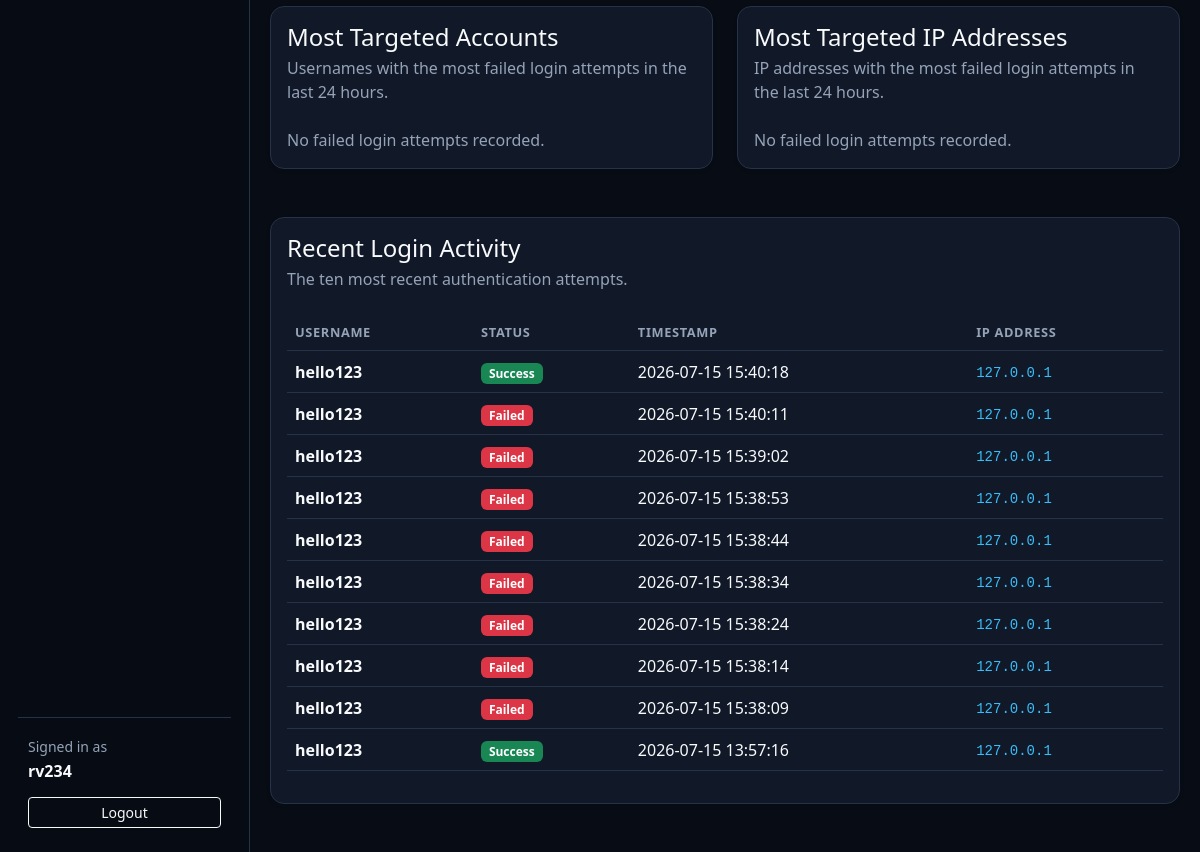
Before: /dashboard?status=OPEN (signed in, lower part) with the older database file.
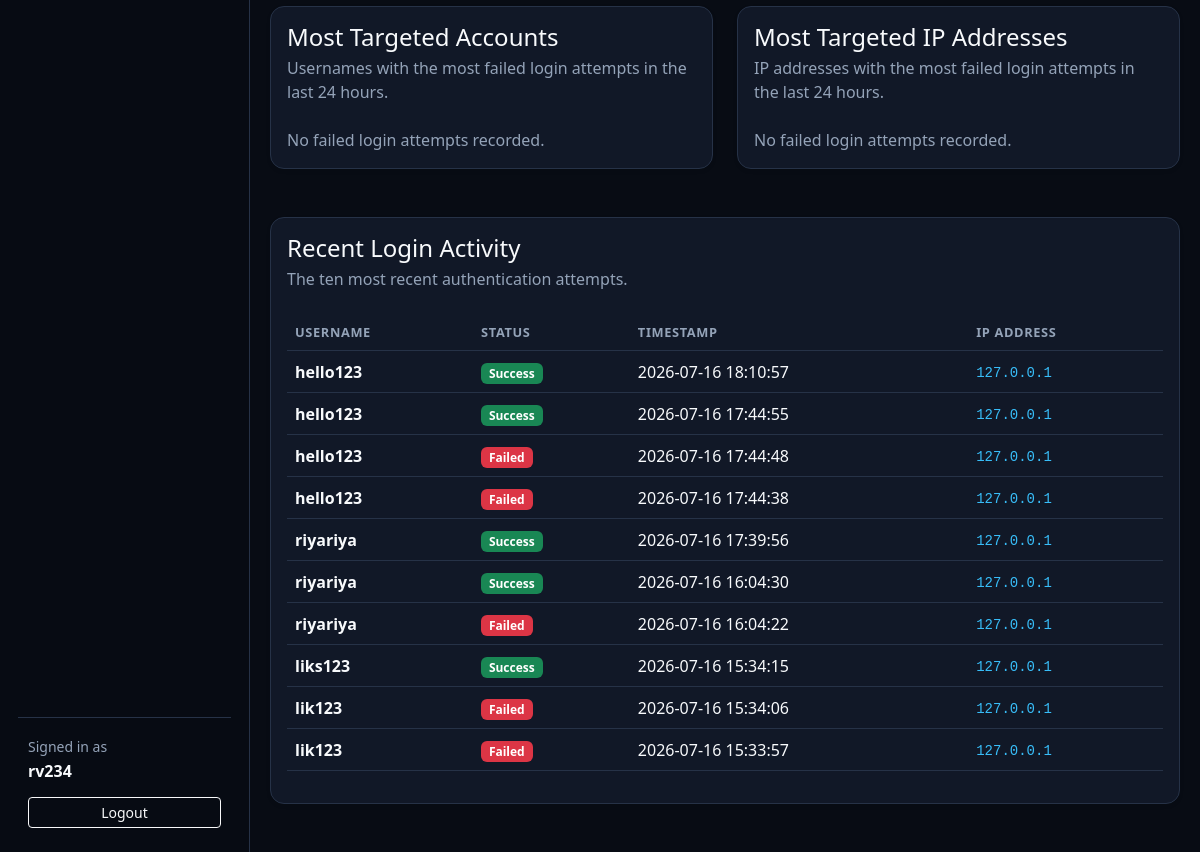
After: the same page with the newer database file.
### tables this page shows
CREATE TABLE login_attempts (
            id INTEGER PRIMARY KEY AUTOINCREMENT,
            username TEXT NOT NULL,
            success INTEGER NOT NULL,
            timestamp DATETIME DEFAULT CURRENT_TIMESTAMP,
            ip_address TEXT NOT NULL
        );

### app.py (the view)
@app.route("/dashboard")
def dashboard():
    if "user_id" not in session:
        return redirect(url_for("login"))
    status_filter = request.args.get("status")
    severity_filter = request.args.get("severity")
    if status_filter not in ["OPEN", "RESOLVED"]:
        status_filter = None
    if severity_filter not in ["HIGH", "MEDIUM", "LOW"]:
        severity_filter = None
    attempts = get_recent_login_attempts()
    alerts = get_recent_security_alerts(
        status=status_filter,
        severity=severity_filter
    )
    stats = get_dashboard_stats()
    (
        chart_labels,
        successful_chart_data,
        failed_chart_data
    ) = get_login_activity_chart_data()
    threat_level = get_current_threat_level()
    top_usernames = get_top_targeted_usernames()
    top_ip_addresses = get_top_targeted_ip_addresses()
    alert_severity_labels, alert_severity_counts = get_alert_severity_distribution()
    return render_template(
        "dashboard.html",
        username=session["username"],
        attempts=attempts,
        alerts=alerts,
        stats=stats,
        status_filter=status_filter,
        severity_filter=severity_filter,
        chart_labels=chart_labels,
        successful_chart_data=successful_chart_data,
        failed_chart_data=failed_chart_data,
        threat_level=threat_level,
        top_usernames=top_usernames,
        top_ip_addresses=top_ip_addresses,
        alert_severity_labels=alert_severity_labels,
        alert_severity_counts=alert_severity_counts
    )

### database.py (called while the page is built)
def get_recent_login_attempts(limit=10):
    with sqlite3.connect(DATABASE_PATH, timeout=10) as connection:
        cursor = connection.cursor()
        cursor.execute(
            """
            SELECT username, success, timestamp, ip_address
            FROM login_attempts
            ORDER BY timestamp DESC
            LIMIT ?
            """,
            (limit,)
        )
        attempts = cursor.fetchall()
        return attempts

def get_recent_security_alerts(limit=10, status=None, severity=None):
    with sqlite3.connect(DATABASE_PATH, timeout=10) as connection:
        cursor = connection.cursor()
        query = """
            SELECT id, alert_type, severity, description, timestamp, status
            FROM security_alerts
            WHERE 1 = 1
        """
        parameters = []
        if status:
            query += " AND status = ?"
            parameters.append(status)
        if severity:
            query += " AND severity = ?"
            parameters.append(severity)
        query += " ORDER BY timestamp DESC LIMIT ?"
        parameters.append(limit)
        cursor.execute(query, parameters)
        return cursor.fetchall()

### templates/dashboard.html (shortened to what the changed rows need)
<!DOCTYPE html>
<html lang="en">
<head>
    <link
        href="https://cdn.jsdelivr.net/npm/bootstrap@5.3.7/dist/css/bootstrap.min.css"
        rel="stylesheet"
    >
    <link
        rel="stylesheet"
        href="{{ url_for('static', filename='style.css') }}"
    >
</head>
<body>
    <div class="app-layout">
        <main class="main-content">
        <div class="row g-4">
            <div class="col-md-6">
                <section id="analytics" class="card shadow-sm border-0 mb-5">
                    <div class="col-12">
                    <div class="card-body">
                        <div class="mb-4">
                            <h2 class="h4 mb-1">Most Targeted Accounts</h2>
                        </div>
                    </div>
                    </div>
                </section>
            </div>
            <div class="col-md-6">
                <section id="analytics" class="card shadow-sm border-0 mb-5">
                    <div class="col-12">
                    <div class = "card-body">
                        <div class="mb-4">
                            <h2 class="h4 mb-1">Most Targeted IP Addresses</h2>
                        </div>
                    </div>
                    </div>
                </section>
            </div>
        </div>
        <section id = "login-activity" class="card shadow-sm border-0 mb-5">
            <div class="card-body">
                <div class="mb-4">
                    <h2 class="h4 mb-1">Recent Login Activity</h2>
                </div>
                <div class="table-responsive">
                    <table class="table table-hover align-middle">
                        <thead>
                            <tr>
                                <th>Username</th>
                                <th>Status</th>
                                <th>Timestamp</th>
                                <th>IP Address</th>
                            </tr>
                        </thead>
                        <tbody>
                            {% for attempt in attempts %}
                            <tr>
                                <td class="fw-semibold">
                                    {{ attempt[0] }}
                                </td>
                                <td>
                                    {% if attempt[1] == 1 %}
                                        <span class="badge text-bg-success">
                                            Success
                                        </span>
                                    {% else %}
                                        <span class="badge text-bg-danger">
                                            Failed
                                        </span>
                                    {% endif %}
                                </td>
                                <td>{{ attempt[2] }}</td>
                                <td>
                                    <code>{{ attempt[3] }}</code>
                                </td>
                            </tr>
                            {% endfor %}
                        </tbody>
                    </table>
                </div>
            </div>
        </section>
        </main>
    </div>
</body>
</html>

Changed rows visible on the page:
no longer on this page (row unchanged): login_attempts: username "hello123", success "Success", timestamp "2026-07-15 15:40:18", ip_address "127.0.0.1"
no longer on this page (row unchanged): login_attempts: username "hello123", success "Failed", timestamp "2026-07-15 15:40:11", ip_address "127.0.0.1"
no longer on this page (row unchanged): login_attempts: username "hello123", success "Failed", timestamp "2026-07-15 15:39:02", ip_address "127.0.0.1"
no longer on this page (row unchanged): login_attempts: username "hello123", success "Failed", timestamp "2026-07-15 15:38:53", ip_address "127.0.0.1"
no longer on this page (row unchanged): login_attempts: username "hello123", success "Failed", timestamp "2026-07-15 15:38:44", ip_address "127.0.0.1"
no longer on this page (row unchanged): login_attempts: username "hello123", success "Failed", timestamp "2026-07-15 15:38:34", ip_address "127.0.0.1"
no longer on this page (row unchanged): login_attempts: username "hello123", success "Failed", timestamp "2026-07-15 15:38:24", ip_address "127.0.0.1"
no longer on this page (row unchanged): login_attempts: username "hello123", success "Failed", timestamp "2026-07-15 15:38:14", ip_address "127.0.0.1"
no longer on this page (row unchanged): login_attempts: username "hello123", success "Failed", timestamp "2026-07-15 15:38:09", ip_address "127.0.0.1"
no longer on this page (row unchanged): login_attempts: username "hello123", success "Success", timestamp "2026-07-15 13:57:16", ip_address "127.0.0.1"
added login_attempts: username "hello123", success "Success", timestamp "2026-07-16 18:10:57", ip_address "127.0.0.1"
added login_attempts: username "hello123", success "Success", timestamp "2026-07-16 17:44:55", ip_address "127.0.0.1"
added login_attempts: username "hello123", success "Failed", timestamp "2026-07-16 17:44:48", ip_address "127.0.0.1"
added login_attempts: username "hello123", success "Failed", timestamp "2026-07-16 17:44:38", ip_address "127.0.0.1"
added login_attempts: username "riyariya", success "Success", timestamp "2026-07-16 17:39:56", ip_address "127.0.0.1"
added login_attempts: username "riyariya", success "Success", timestamp "2026-07-16 16:04:30", ip_address "127.0.0.1"
added login_attempts: username "riyariya", success "Failed", timestamp "2026-07-16 16:04:22", ip_address "127.0.0.1"
added login_attempts: username "liks123", success "Success", timestamp "2026-07-16 15:34:15", ip_address "127.0.0.1"
added login_attempts: username "lik123", success "Failed", timestamp "2026-07-16 15:34:06", ip_address "127.0.0.1"
added login_attempts: username "lik123", success "Failed", timestamp "2026-07-16 15:33:57", ip_address "127.0.0.1"
